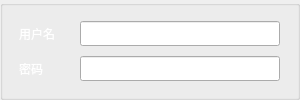
      <widget class="QGroupBox" name="groupBox">
       <property name="sizePolicy">
        <sizepolicy hsizetype="Fixed" vsizetype="Preferred">
         <horstretch>0</horstretch>
         <verstretch>0</verstretch>
        </sizepolicy>
       </property>
       <property name="minimumSize">
        <size>
         <width>300</width>
         <height>0</height>
        </size>
       </property>
       <property name="maximumSize">
        <size>
         <width>300</width>
         <height>16777215</height>
        </size>
       </property>
       <property name="title">
        <string/>
       </property>
       <layout class="QGridLayout" name="gridLayout">
        <item row="0" column="0">
         <widget class="QLabel" name="label">
          <property name="sizePolicy">
           <sizepolicy hsizetype="Fixed" vsizetype="Preferred">
            <horstretch>0</horstretch>
            <verstretch>0</verstretch>
           </sizepolicy>
          </property>
          <property name="minimumSize">
           <size>
            <width>50</width>
            <height>0</height>
           </size>
          </property>
          <property name="maximumSize">
           <size>
            <width>50</width>
            <height>25</height>
           </size>
          </property>
          <property name="styleSheet">
           <string notr="true">color: rgb(255, 255, 255);
font: 12pt &quot;宋体&quot;;</string>
          </property>
          <property name="text">
           <string>用户名</string>
          </property>
         </widget>
        </item>
        <item row="0" column="1">
         <widget class="CustomeLineEdit" name="usrNameEdit">
          <property name="sizePolicy">
           <sizepolicy hsizetype="Fixed" vsizetype="Fixed">
            <horstretch>0</horstretch>
            <verstretch>0</verstretch>
           </sizepolicy>
          </property>
          <property name="minimumSize">
           <size>
            <width>200</width>
            <height>25</height>
           </size>
          </property>
          <property name="maximumSize">
           <size>
            <width>200</width>
            <height>16777215</height>
           </size>
          </property>
          <property name="styleSheet">
           <string notr="true">color: rgb(255, 255, 255);
border-image: url(:/myimages/images/editGround.png);
font: 12pt &quot;宋体&quot;;</string>
          </property>
          <property name="alignment">
           <set>Qt::AlignCenter</set>
          </property>
          <property name="placeholderText">
           <string>请输入用户名</string>
          </property>
         </widget>
        </item>
        <item row="1" column="0">
         <widget class="QLabel" name="label_2">
          <property name="sizePolicy">
           <sizepolicy hsizetype="Fixed" vsizetype="Preferred">
            <horstretch>0</horstretch>
            <verstretch>0</verstretch>
           </sizepolicy>
          </property>
          <property name="minimumSize">
           <size>
            <width>50</width>
            <height>0</height>
           </size>
          </property>
          <property name="maximumSize">
           <size>
            <width>50</width>
            <height>16777215</height>
           </size>
          </property>
          <property name="styleSheet">
           <string notr="true">color: rgb(255, 255, 255);
font: 12pt &quot;宋体&quot;;</string>
          </property>
          <property name="text">
           <string>密码</string>
          </property>
         </widget>
        </item>
        <item row="1" column="1">
         <widget class="CustomeLineEdit" name="passwdEdit">
          <property name="minimumSize">
           <size>
            <width>200</width>
            <height>25</height>
           </size>
          </property>
          <property name="maximumSize">
           <size>
            <width>200</width>
            <height>25</height>
           </size>
          </property>
          <property name="styleSheet">
           <string notr="true">font: 12pt &quot;宋体&quot;;
border-image: url(:/myimages/images/editGround.png);
color: rgb(255, 255, 255);</string>
          </property>
          <property name="echoMode">
           <enum>QLineEdit::Password</enum>
          </property>
          <property name="alignment">
           <set>Qt::AlignCenter</set>
          </property>
          <property name="placeholderText">
           <string>请输入密码</string>
          </property>
         </widget>
        </item>
       </layout>
      </widget>
